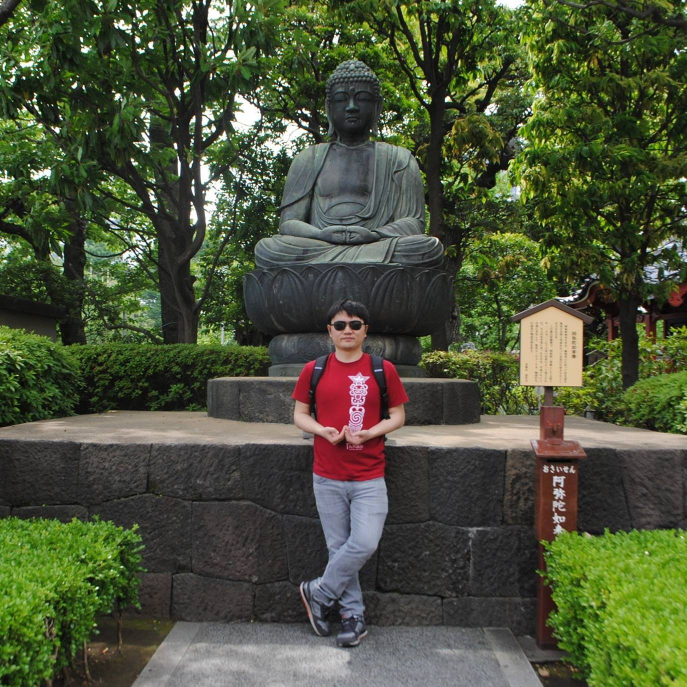
#> input picture src/data/training/ling/1/JapanVisit.jpg, 1374 x 1374 px, found by its file name (shown at 1/2 size)
$ python ImageEnhancer.py   (Python 2 division)   (older library calls are emulated)
#> lines starting #> are read from the running program, lines starting #| are printed output that depends on the picture; long printed decimals are rounded
### src/ImageFeatureExtractor/ImageFeatureExtractor.py
import os
import sys
import copy
sys.path.append(os.path.abspath(os.path.join(os.path.dirname(__file__), '..'+os.sep)))
# from PIL import Image, ImageStat
# import matplotlib.mlab as mlab
# import matplotlib.pyplot as plt
import datetime
import cv2
from skimage.color import rgb2lab, lab2lch, lab2rgb, rgb2yuv, yuv2rgb
import numpy as np
class ImageFeatureExtractor:
	'''
	Extracts feature Vector from given Image
	'''

	def __init__(self, imageFileName, facecascxml_path="", eyecascxml_path=""):
		face_hcxml = './xml/HAAR_FACE.xml'
		# eye_hcxml = './xml//HAAR_EYE.xml'
		eye_hcxml = './xml/haarcascade_eye_tree_eyeglasses.xml'
		self.EYE_XML = os.path.abspath(os.path.join(os.path.dirname(__file__), 'xml', 'haarcascade_eye_tree_eyeglasses.xml'))
		self.FACE_XML = os.path.abspath(os.path.join(os.path.dirname(__file__), 'xml', 'HAAR_FACE.xml'))
		self.feature_vector = []
		self.face_ROI=[]
		self.image = None
		self.inputimagefile = imageFileName
		self.inputfacecascxml = os.path.abspath(facecascxml_path)
		self.inputeyecasxml = os.path.abspath(eyecascxml_path)

		self.enhancedDirectory = ''
		self.initialize()


	def initialize(self):

		if not os.path.isfile(self.inputimagefile):
			print("Input image file doesn't exist or it's not a file")

		if not os.path.isfile(self.inputfacecascxml):
			#print("Input face haarcascade xml doesn't exist or it's not a file, use default one")
			self.inputfacecascxml = self.FACE_XML
		if not os.path.isfile(self.inputeyecasxml):
			#print("Input eye haarcascade xml doesn't exist or it's not a file. Use default one")
			self.inputeyecasxml = self.EYE_XML

		self.face_cascade = cv2.CascadeClassifier(self.inputfacecascxml)
		self.eye_cascade = cv2.CascadeClassifier(self.inputeyecasxml)
		self.image = cv2.imread(self.inputimagefile)
#> self.image is the input picture: shape (1374, 1374, 3); mean B, G, R 57.4, 82.5, 75.2

	def extract(self):
		self.initialize()
		face_hue = []
		face_brightness = []
		face_sharpness = []
		eye_signal = []
		face_ratio = []
		face_SNR = []
		face_skin_a=[]
		face_skin_b=[]
		face_skin_h=[]
		face_skin_c=[]
		skin_pr =[]
		face_num = 0
		img_face_worstSNR = 0.0
		img_face_ratio = 0.0
		img_face_sharpness = 0.0
		img_skin_pr =0.0
		img_gray_ep = 0.0
		img_skin_a = 0
		img_skin_b = 0
		img=self.image
		facehc_xml = self.inputfacecascxml
		eyehc_xml = self.inputeyecasxml
		gray = cv2.cvtColor(img, cv2.COLOR_BGR2GRAY)
		self.imggray=gray
		img_gray_ep=self.calEntroy(gray)
#> in calEntroy, `img_ROI = img[int(w/2-width_radius):int(w/2+width_radius), int(h/2-hei..`:
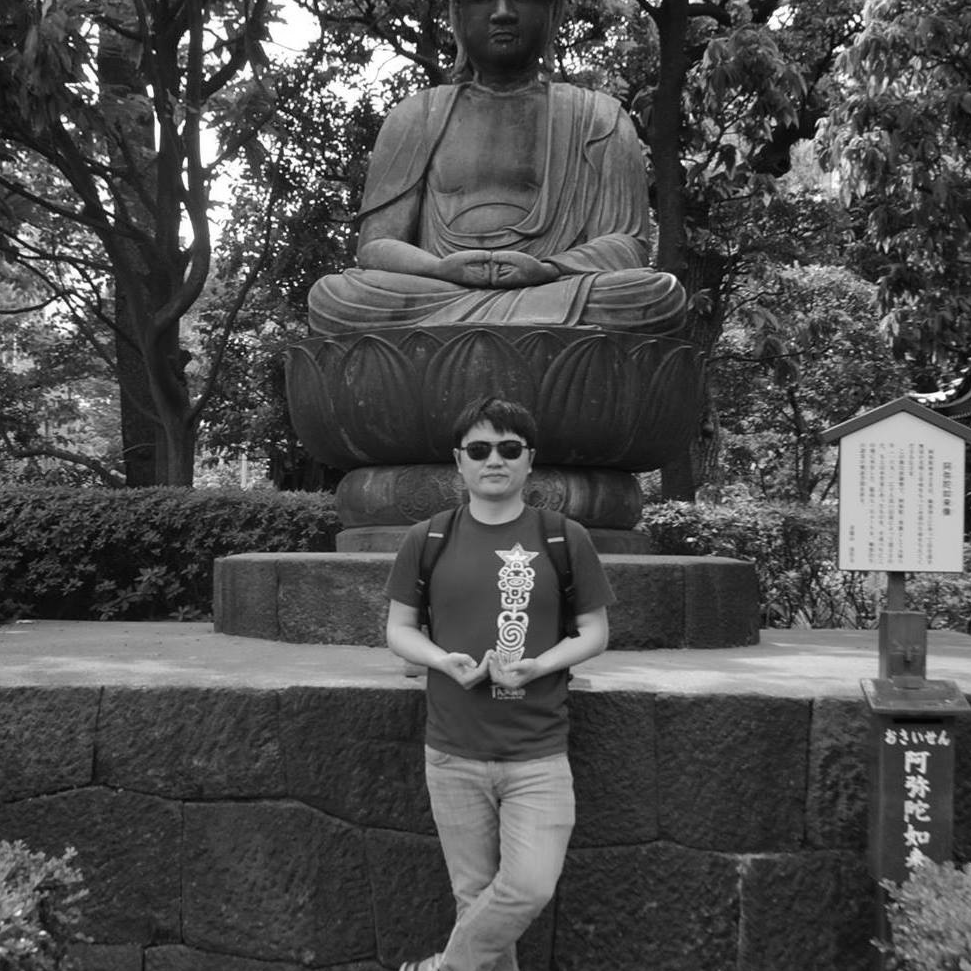
#> img_ROI: shape (971, 971); min 0, max 255, mean 77.7
#> in calEntroy, `gray_pd=gray_hist[0].astype(float)/len(gray_Test)`: gray_pd = 254 values, max 0.0336 at index 198, min 0 at index 0, mean 0.00394
#> in calEntroy, `img_gray_ep=-np.sum(np.multiply(gray_pd,np.ma.log2(gray_pd).data))`: img_gray_ep = 6.09
#> in calEntroy, `y = gray_pd`: y has the same summary as gray_pd
#> img_gray_ep = 6.09

		#print "image entropy:", img_gray_ep


		gray_laplacian = cv2.Laplacian(gray, cv2.CV_64F)
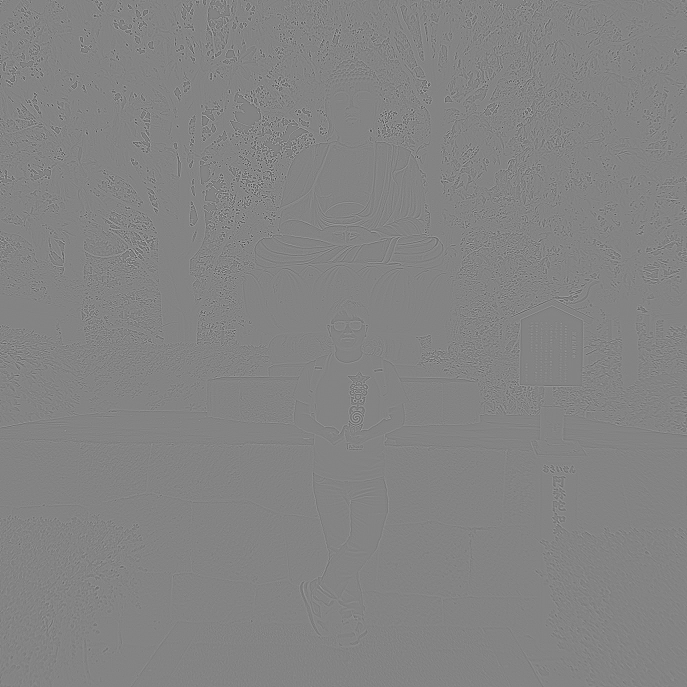
#> gray_laplacian: shape (1374, 1374) float64 (shown at 1/2 size); min -356, max 333, mean 0; drawn with min black and max white
		mu, std = cv2.meanStdDev(gray_laplacian)
#> mu = [-0.000438]; std = [23.63]
		img_sharpness = np.log2(float(std.item() * std.item()))
#> img_sharpness = 9.13

		sum_contrast = float(np.amax(gray)) + float(np.amin(gray))
#> sum_contrast = 255
		diff_contrast = float(np.amax(gray)) - float(np.amin(gray))
#> diff_contrast = 255
		img_contrast = diff_contrast / sum_contrast
#> img_contrast = 1

		img_weight, img_height = gray.shape
#> img_weight = 1374; img_height = 1374
		#print self.inputimagefile
		faces = self.face_cascade.detectMultiScale(gray, 1.3, 5)
#> faces = [[690, 799, 48, 48], [685, 748, 62, 62], [649, 617, 93, 93]]

		face_num = len(faces)
#> face_num = 3
		img_face_ratio = 0.0
		# print "Found {0} faces!".format(len(faces))

		# Draw a rectangle around the faces
		if len(faces):
			self.face_ROI = faces
#> self.face_ROI has the same summary as faces
			for (x, y, w, h) in faces:
				eye_signal_face = []
				face_roi = img[y:y + h, x:x + w, :]
				#cv2.rectangle(img,(x,y),(x+w,y+h),(255,0,0),2)
				face_hsv = cv2.cvtColor(face_roi, cv2.COLOR_BGR2HSV)
				face_lab=rgb2lab(face_roi)
				#face_lab=cv2.cvtColor(face_roi, cv2.COLOR_RGB2LAB)
				face_lch=lab2lch(face_lab)
				dim=face_lch.shape
				c0_width=max(1,dim[0]/50)
				c1_width=max(1,dim[1]/50)

				face_central_lch=face_lch[int(dim[0]/2-c0_width):int(dim[0]/2+c0_width),int(dim[1]/2-c1_width):int(dim[1]/2+c1_width),:]
				#cv2.rectangle(face_roi,(dim[0]/2-dim[0]/50,dim[1]/2-dim[1]/50),(dim[0]/2-dim[0]/50+dim[0]/25,dim[1]/2-dim[1]/50+dim[1]/25),(0,255,0),2)
				face_central_lab=face_lab[dim[0]/2-c0_width:dim[0]/2+c0_width,dim[1]/2-c1_width:dim[1]/2+c1_width,:]
				skin_L,skin_c,skin_h=np.mean(face_central_lch, axis=(0,1))
				skin_L,skin_a,skin_b=np.mean(face_central_lab, axis=(0,1))
				if len(face_central_lab)<1:
					# print("Empty face detection, please double check. Program exits")
					sys.exit(2)
				# [5 lines of commented-out code are left out]
				img_skin_pr=np.exp(-(float(np.power((skin_c-32),2))/(2*np.power(11,2)) + float(np.power((skin_h-5),2))/(2*np.power(8,2))))

				face_gray= gray[y:y + h, x:x + w]
				face_gray_laplacian = cv2.Laplacian(face_gray, cv2.CV_64F)
				mu_face, std_face = cv2.meanStdDev(face_gray_laplacian)
				face_gray_sharpness = np.log2(float(std_face.item() * std_face.item()))
				face_sharpness.append(face_gray_sharpness)
				hue = face_hsv[:, :, 0]
				brightness = face_hsv[:, :, 2]
				face_gray_roi = gray[y:y + h, x:x + w]
				face_roi=img[y:y + h, x:x + w]
				#face_ratio_temp = np.log2(float(h * w) / float(img_height * img_weight))
				face_ratio_temp = float(h * w) / float(img_height * img_weight)
				#eyes = self.eye_cascade.detectMultiScale(face_gray_roi)
				eyes = self.eye_cascade.detectMultiScale(gray)
				if len(eyes):
					for (ex, ey, ew, eh) in eyes:
						eye_signal_face.append(np.average(gray[ey:ey + eh, ex:ex + ew]))
						#cv2.rectangle(img,(ex,ey),(ex+ew,ey+eh),(0,0,255),2)
					eye_signal.append(np.average(eye_signal_face))
					img_eye_signal = np.average(eye_signal)

				hue_mask = np.ma.masked_equal(hue, -1).compressed()
				brightness_mask = np.ma.masked_equal(brightness, -1).compressed()
				#face_skin_mask = np.ma.masked_equal(img, [-1,-1,-1]).compressed()
				face_hue.append(np.average(hue_mask))
				face_brightness.append(np.average(brightness_mask))
				face_SNR.append(20 * np.log10(np.average(brightness_mask) / np.std(brightness_mask)))
				face_ratio.append(face_ratio_temp)
				face_skin_a.append(skin_a)
				face_skin_b.append(skin_b)
				face_skin_c.append(skin_c)
				face_skin_h.append(skin_h)
				skin_pr.append(img_skin_pr)
#> this loop made 3 passes
#> (x, y, w, h, dim, skin_c, skin_h) on passes 1 to 3: (690, 799, 48, 48, (48, 48, 3), 27.26, 5.42), (685, 748, 62, 62, (62, 62, 3), 25.78, 5.47), (649, 617, 93, 93, (93, 93, 3), 24.43, 4.99)
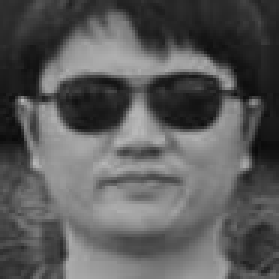
#> face_gray: shape (93, 93) (shown 3 times larger); min 10, max 184, mean 90.2
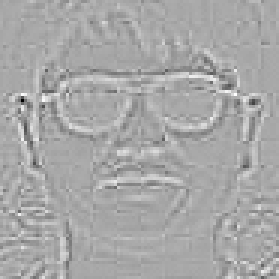
#> face_gray_laplacian: shape (93, 93) float64 (shown 3 times larger); min -182, max 94, mean 0; drawn with min black and max white
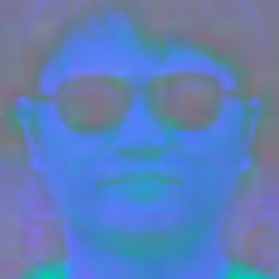
#> face_lab: shape (93, 93, 3) float64 (shown 3 times larger); mean B, G, R 35.1, 3.9, -14.2; drawn with min black and max white
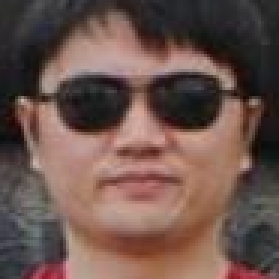
#> face_roi: shape (93, 93, 3) (shown 3 times larger); mean B, G, R 76.9, 83.7, 108.1
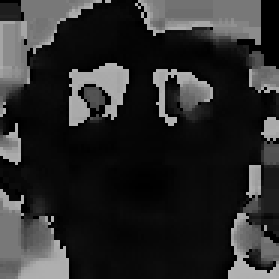
#> hue: shape (93, 93) (shown 3 times larger); min 0, max 179, mean 43.1
#> after the loop, eye_signal = [96.84, 96.84, 96.84]; face_SNR = [13.04, 14.47, 5.44]; face_brightness = [180.6, 189.5, 108.8]; face_hue = [167, 166.6, 43.06]; face_ratio = [0.00122, 0.00204, 0.00458]; face_sharpness = [11, 10.71, 8.14]; face_skin_a = [17.62, 17.59, 6.59]; face_skin_b = [-20.76, -18.83, -23.52]; face_skin_c = [27.26, 25.78, 24.43]; face_skin_h = [5.42, 5.47, 4.99]; skin_pr = [0.91, 0.851, 0.789]
			img_skin_pr = np.average(skin_pr)
#> img_skin_pr = 0.85
			img_skin_a = np.average(face_skin_a)
#> img_skin_a = 13.93
			img_skin_b = np.average(face_skin_b)
#> img_skin_b = -21.04
			img_skin_c = np.average(face_skin_c)
#> img_skin_c = 25.82
			img_skin_h = np.average(face_skin_h)
#> img_skin_h = 5.29
			img_face_worstSNR = np.amin(face_SNR)
#> img_face_worstSNR = 5.44
			img_face_sharpness = np.average(face_sharpness)
#> img_face_sharpness = 9.95


		self.feature_vector = [face_num, img_skin_pr, img_skin_a, img_skin_b, img_face_sharpness,img_face_worstSNR,
							   img_gray_ep,  img_sharpness]
#> self.feature_vector = [3, 0.85, 13.93, -21.04, 9.95, 5.44, 6.09, 9.13]
		#print("face_SNR:"+repr(img_face_worstSNR))
		# print "current image feature:", self.feature_vector
		return self.feature_vector

	def calEntroy(self, img, upper=240,lower=150, ROI_ratio=0.5):
		w,h=img.shape
		ROI_ratio = min(1, max(0.25, ROI_ratio))
		width_radius=max(1,w*0.5*np.sqrt(ROI_ratio))
		height_radius=max(1,h*0.5*np.sqrt(ROI_ratio))
		img_ROI = img[int(w/2-width_radius):int(w/2+width_radius), int(h/2-height_radius):int(h/2+height_radius)]
		gray_Test = np.ma.masked_outside(img_ROI, lower, upper).compressed()
		gray_hist =np.histogram(gray_Test,bins=xrange(1,256))
		gray_pd=gray_hist[0].astype(float)/len(gray_Test)
		img_gray_ep=-np.sum(np.multiply(gray_pd,np.ma.log2(gray_pd).data))
		y = gray_pd
		bins = xrange(1, len(y)+1)
		'''
		l = plt.plot(bins, y, 'r--', linewidth=1)
		plt.xlabel('graylevel')
		plt.ylabel('Probability')
		plt.title(r'image PDF ')
		plt.axis([1, 256, 0, max(y)])
		plt.grid(True)
		'''
		cur_feature_vector = self.feature_vector
		basePath = os.path.dirname(__file__)
		#print "current path of current file:", basePath
		parentPath = os.path.abspath(os.path.join(basePath,".."))
		#print "parent path of current file:",parentPath
		entropyHist_Dir = os.path.abspath(os.path.join(parentPath , 'data', 'entropy_hist'))
		#print entropyHist_Dir
		if not os.path.exists(entropyHist_Dir):
			os.mkdir(entropyHist_Dir)
		entropyHistimg_Name = "".join([entropyHist_Dir,"/",self.inputimagefile.split('/')[-1].split('.')[0]
									   + '{:-%Y-%m-%d_%H-%M-%S}'.format(datetime.datetime.now())+'.png'])
		#plt.savefig(entropyHistimg_Name)
		return img_gray_ep


""""""""""""""""""""""""""""""""""""""""""""""""""""""""""""""""""""""""""""""""""""
"""                               Main Method                                    """
"""                                                                              """
""""""""""""""""""""""""""""""""""""""""""""""""""""""""""""""""""""""""""""""""""""
# [25 lines that do not run on import are left out]

### src/ImageFeatureExtractor/ImageEnhancer.py
import os
import sys
from PIL import Image, ImageStat
import cv2
import numpy as np
from ImageFeatureExtractor import ImageFeatureExtractor

class ImageEnhancer:


	EYE_XML = os.path.join(os.path.dirname(__file__), 'xml', 'HAAR_EYE.xml')
	FACE_XML = os.path.join(os.path.dirname(__file__), 'xml', 'HAAR_FACE.xml')
	# [101 lines left out: functions __init__, initialize, extract, not called in this run]
""""""""""""""""""""""""""""""""""""""""""""""""""""""""""""""""""""""""""""""""""""
"""                               Main Method                                    """
"""                                                                              """
""""""""""""""""""""""""""""""""""""""""""""""""""""""""""""""""""""""""""""""""""""
if __name__ == '__main__':
	testimage = '../data/training/ling/1/JapanVisit.JPG'
	face_hcxml = './xml/HAAR_FACE.xml'
	eye_hcxml = './xml//HAAR_EYE.xml'
	im_extractor = ImageFeatureExtractor(testimage, face_hcxml, eye_hcxml)
	im_extractor.initialize()
	im_extractor.extract()
	print im_extractor.feature_vector
#| [3, 0.85, 13.934, -21.040, 9.950, 5.443, 6.094, 9.126]

$ run again, with src/data/training/ling/1/007.JPG copied over src/data/training/ling/1/JapanVisit.jpg
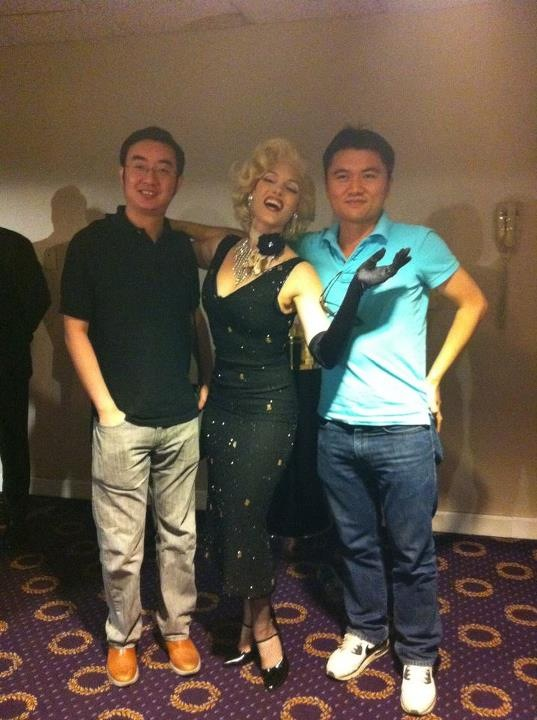
#> input picture src/data/training/ling/1/007.JPG, 537 x 720 px, found by its file name
#> in initialize, self.image is the input picture: shape (720, 537, 3); mean B, G, R 71.8, 85.7, 98.2
#> gray_pd = 254 values, max 0.0136 at index 173, min 0 at index 0, mean 0.00394
#> in calEntroy, `img_gray_ep=-np.sum(np.multiply(gray_pd,np.ma.log2(gray_pd).data))`: img_gray_ep = 6.5
#> in calEntroy, `y = gray_pd`: y has the same summary as gray_pd
#> mu = [0.000437]; std = [22.37]
#> img_sharpness = 8.97
#> sum_contrast = 261
#> diff_contrast = 249
#> img_contrast = 0.954
#> faces = [[117, 141, 67, 67], [322, 150, 69, 69], [94, 531, 59, 59]]
#> face_num = 3
#> self.face_ROI has the same summary as faces
#> the loop in extract, `for (x, y, w, h) in faces:` made 3 passes
#> (x, y, w, h, dim, skin_c, skin_h) on passes 1 to 3: (117, 141, 67, 67, (67, 67, 3), 34.76, 4.95), (322, 150, 69, 69, (69, 69, 3), 43.59, 4.94), (94, 531, 59, 59, (59, 59, 3), 16.31, 4.31)
#> pass 1, in extract, `face_roi = img[y:y + h, x:x + w, :]`:
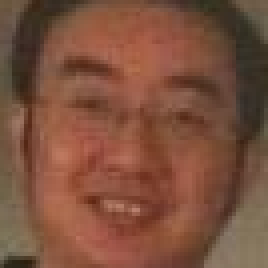
#> face_roi: shape (67, 67, 3) (shown 4 times larger); mean B, G, R 61.1, 80.5, 124.3
#> after the loop in extract, `for (x, y, w, h) in faces:`:
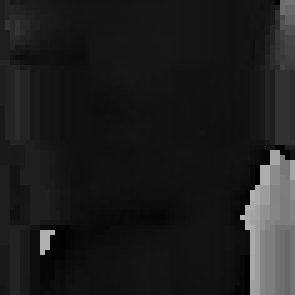
#> hue: shape (59, 59) (shown 5 times larger); min 0, max 177, mean 29.1
#> after the loop in extract, `for (x, y, w, h) in faces:`: eye_signal = []; face_SNR = [12.03, 12.6, 4.61]; face_brightness = [124.3, 140.5, 127]; face_hue = [10.36, 11.09, 29.06]; face_ratio = [0.0116, 0.0123, 0.009]; face_sharpness = [7.31, 6.91, 9.58]; face_skin_a = [8.18, 9.71, -6.35]; face_skin_b = [-33.78, -42.49, -15]; face_skin_c = [34.76, 43.59, 16.31]; face_skin_h = [4.95, 4.94, 4.31]; skin_pr = [0.969, 0.574, 0.36]
#> in extract, `img_skin_pr = np.average(skin_pr)`: img_skin_pr = 0.634
#> img_skin_a = 3.85
#> img_skin_b = -30.42
#> img_skin_c = 31.55
#> img_skin_h = 4.73
#> img_face_worstSNR = 4.61
#> img_face_sharpness = 7.93
#> self.feature_vector = [3, 0.634, 3.85, -30.42, 7.93, 4.61, 6.5, 8.97]
#| [3, 0.6344, 3.846, -30.424, 7.933, 4.609, 6.498, 8.967]
